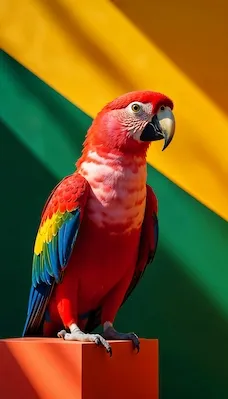
#> input picture Color Spaces/parrot.webp, 228 x 399 px, found by its file name
$ python rgb.py
#> lines starting #> are read from the running program, lines starting #| are printed output that depends on the picture; after the words box and inside, x2 and y2 are one past the last pixel; in counts of white or black regions, pixels touching at a corner belong together
import cv2
import numpy as np

# ---------- Load Image ----------
image = cv2.imread(r"Color Spaces\parrot.webp")
#> image is the input picture: shape (399, 228, 3); mean B, G, R 29.4, 84.9, 118.2

# Check if image loaded
if image is None:
    print("Image not found!")
    exit()

# Convert to HSV
image_hsv = cv2.cvtColor(image, cv2.COLOR_BGR2HSV)
#> image_hsv: shape (399, 228, 3); mean H, S, V 53.1, 225.3, 140.6

# Red Color Range
lower_red = np.array([0, 120, 70])
upper_red = np.array([10, 255, 255])

# Create Mask
mask = cv2.inRange(image_hsv, lower_red, upper_red)
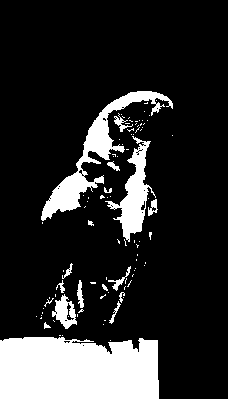
#> mask: shape (399, 228); 17.1% white; 95 white regions (77 under 20 px), largest, box (x1, y1, x2, y2) and area: (0, 337, 159, 399) 9259, (41, 91, 173, 221) 3053, (105, 136, 156, 242) 1762

# Apply mask
result = cv2.bitwise_and(image, image, mask=mask)
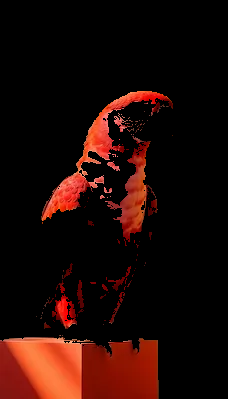
#> result: shape (399, 228, 3); mean B, G, R 5.1, 9.2, 31.2

# Show output
cv2.imshow("Masked Result", result)

cv2.waitKey(0)          # ✔ Correct function
cv2.destroyAllWindows()
